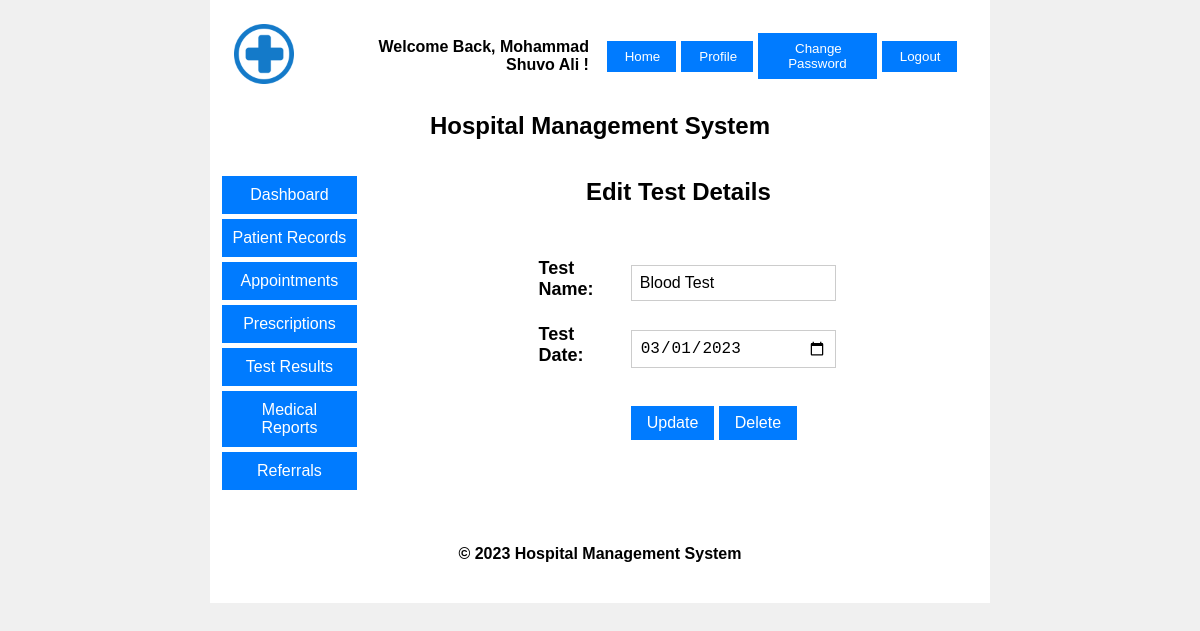
The page /views/edit_test.php?test_result_id=1 (signed in) on the database its author committed.
### tables this page shows
CREATE TABLE `doctor` (
  `doctor_id` int(11) NOT NULL,
  `user_id` int(11) NOT NULL,
  `first_name` varchar(255) NOT NULL,
  `last_name` varchar(255) NOT NULL,
  `date_of_birth` date DEFAULT NULL,
  `gender` enum('male','female','other') DEFAULT NULL,
  `address` text DEFAULT NULL,
  `phone` varchar(20) DEFAULT NULL
);

CREATE TABLE `test_results` (
  `test_result_id` int(11) NOT NULL,
  `patient_id` int(11) NOT NULL,
  `test_name` varchar(255) NOT NULL,
  `test_date` date NOT NULL,
  `test_result` varchar(255) NOT NULL
);

### controllers/sanitize.php (called while the page is built)
<?php
function sanitize($data)
{
    $data = trim($data);
    $data = stripslashes($data);
    $data = htmlspecialchars($data);
    return $data;
}
?>

### controllers/edit_test_controller.php (called while the page is built, shortened)
<?php
include 'sanitize.php';
$test_result_id = sanitize($_GET['test_result_id']);
$test_results = get_test_result($pdo, $test_result_id);
?>

### models/edit_test_model.php (called while the page is built, shortened)
<?php
function get_test_result($pdo, $test_result_id) {
  $stmt = $pdo->prepare("SELECT * FROM test_results WHERE test_result_id = :test_result_id");
  $stmt->bindParam(':test_result_id', $test_result_id);
  $stmt->execute();
  return $stmt->fetch(PDO::FETCH_ASSOC);
  }
  ?>

### views/edit_test.php (the view, shortened to what this page needs)
<?php
require '../models/edit_test_model.php';
require '../controllers/edit_test_controller.php';
include '../views/header.php';
include '../views/sidebar.php';
?>
<td width="80%" valign="top">
  <h2 align='center'>Edit Test Details</h2>
  <div class="dashboard-form">
    <form method="post" action=<?php echo htmlspecialchars($_SERVER["PHP_SELF"]); ?>>
      <table align="center">
        <tr>
          <td><input type="hidden" name="test_result_id" value="<?php echo $test_results['test_result_id']; ?>"></td>
        </tr>
        <tr>
          <td><input type="hidden" name="patient_id" value="<?php echo $test_results['patient_id']; ?>"></td>
        </tr>
        <tr>
          <td> <label for="test_name">Test Name:</label></td>
          <td><input type="text" name="test_name" value="<?php echo $test_results['test_name']; ?>"></td>
        </tr>
        <tr>
          <td> <label for="test_date">Test Date:</label></td>
          <td><input type="date" name="test_date" value="<?php echo $test_results['test_date']; ?>"></td>
        </tr>
        <tr>
          <td></td>
          <td colspan="2" align="center">
            <input type="submit" name="update" value="Update">
            <input type="submit" name="delete" value="Delete" onclick="return confirm('Are you sure you want to delete this test for patient?');">
          </td>
        </tr>
      </table>
      <br>
    </form>
  </div>
</td>
</tr>
<?php include '../views/footer.php'; ?>

### views/header.php (shortened to what this page needs)
<!DOCTYPE html>
<html lang="en">
<head>
	<?php
		if (isset($_COOKIE['mode'])) {
			$mode = $_COOKIE['mode'];
			if ($mode == 'light') {
				echo '<link rel="stylesheet" href="../views/css/light_style.css">';
			} else if ($mode == 'dark') {
				echo '<link rel="stylesheet" href="../views/css/dark_style.css">';
			}
		} else {
			echo '<link rel="stylesheet" href="../views/css/light_style.css">';
		}
	?>
</head>
<body>
	<table class="main_table" width="60%;" align='center'>
		<tr>
			<td colspan="4">
				<table width="100%;">
					<tr>
						<td width="100" height="40" align="center">
							<a href="index.php">
								<img src="../picture/logo.png" alt="HMS LOGO" width="60" height="60">
							</a>
						</td>
						<td align='right'>
							<nav style="text-align: right;">
								<?php
								if (isset($_SESSION['user_id']) && $_SESSION['role'] == 'doctor') {
									$user_id = $_SESSION['user_id'];
									require "../models/config.php";
									$stmt = $pdo->prepare("SELECT first_name, last_name FROM doctor WHERE user_id = :user_id");
									$stmt->bindParam(":user_id", $user_id);
									$stmt->execute();
									$doctor = $stmt->fetch(PDO::FETCH_ASSOC);
									if ($doctor) {
										$fname = ucwords($doctor['first_name']);
										$lname = ucwords($doctor['last_name']);
										echo '<b>Welcome Back, ' . $fname . ' ' . $lname . ' !</b> &nbsp&nbsp&nbsp&nbsp';
										echo '<button><a href="doctor_dashboard.php">Home</a></button>';
										echo '<button><a href="profile.php">Profile</a></button>';
										echo '<button><a href="change_password.php">Change Password</a></button>';
										echo '<button><a href="../controllers/logout.php">Logout</a></button> &nbsp';
									}
								}
								?>
							</nav>
						</td>
					</tr>
					<tr>
						<td colspan="2">
							<h2 align='center'>Hospital Management System</h2>
						</td>
					</tr>
				</table>
			</td>
		</tr>

### views/css/light_style.css (style rules this page uses)
body { font-family: Arial, sans-serif; background-color: #f0f0f0; margin: 0; padding: 0; }
.main_table { width: 65%; margin: 0 auto; background-color: #ffffff; }
th, td { padding: 10px; text-align: left; }
a { text-decoration: none; color: #1100ff; }
nav { display: flex; justify-content: flex-end; align-items: center; }
nav button { padding: 8px 16px; background-color: #007bff; color: #ffffff; border: none; cursor: pointer; margin-right: 5px; }
nav button a { color: #ffffff; margin-left: 2px; }
h2 { text-align: center; margin-top: 2px; margin-bottom: 2px; }
.dashboard-form { width: 50%; margin: 0 auto; }
.dashboard-form form { margin: 0 auto; text-align: center; }
.dashboard-form table { margin: 0 auto; width: 100%; border-collapse: collapse; }
.dashboard-form label { display: block; margin-bottom: 4px; font-weight: bold; font-size: 18px; }
.dashboard-form select, .dashboard-form input[type="text"], .dashboard-form input[type="email"], .dashboard-form input[type="date"], .dashboard-form textarea, .dashboard-form input[type="tel"], .dashboard-form input[type="time"], .dashboard-form input[type="password"] { width: 100%; padding: 8px; margin-top: 4px; font-size: 16px; border: 1px solid #ccc; }
.dashboard-form input[type="submit"], .dashboard-form input[type="reset"], .dashboard-form input[type="checkbox"], .dashboard-form input[type="radio"] { display: inline-block; margin: 0; padding: 8px 16px; margin-top: 16px; background-color: #007bff; color: #fff; text-decoration: none; border: none; cursor: pointer; font-size: 16px; }

### rows shown on the page
doctor: first_name "Mohammad Shuvo", last_name "Ali"
test_results: test_name "Blood Test", test_date "03/01/2023"
